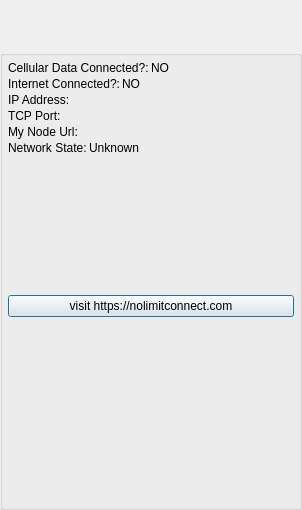
<?xml version="1.0" encoding="UTF-8"?>
<ui version="4.0">
 <class>ActivityNetworkStatusClass</class>
 <widget class="QDialog" name="ActivityNetworkStatusClass">
  <property name="geometry">
   <rect>
    <x>0</x>
    <y>0</y>
    <width>302</width>
    <height>510</height>
   </rect>
  </property>
  <property name="minimumSize">
   <size>
    <width>0</width>
    <height>0</height>
   </size>
  </property>
  <property name="maximumSize">
   <size>
    <width>16777215</width>
    <height>16777215</height>
   </size>
  </property>
  <property name="windowTitle">
   <string>About P2PThing</string>
  </property>
  <layout class="QVBoxLayout" name="verticalLayout">
   <property name="spacing">
    <number>0</number>
   </property>
   <property name="leftMargin">
    <number>0</number>
   </property>
   <property name="topMargin">
    <number>0</number>
   </property>
   <property name="rightMargin">
    <number>0</number>
   </property>
   <property name="bottomMargin">
    <number>0</number>
   </property>
   <item>
    <widget class="TitleBarWidget" name="m_TitleBarWidget" native="true">
     <property name="sizePolicy">
      <sizepolicy hsizetype="Preferred" vsizetype="Preferred">
       <horstretch>0</horstretch>
       <verstretch>0</verstretch>
      </sizepolicy>
     </property>
     <property name="minimumSize">
      <size>
       <width>0</width>
       <height>50</height>
      </size>
     </property>
     <property name="maximumSize">
      <size>
       <width>16777215</width>
       <height>16777215</height>
      </size>
     </property>
    </widget>
   </item>
   <item>
    <widget class="QGroupBox" name="StyledDlgItemsBox">
     <property name="minimumSize">
      <size>
       <width>0</width>
       <height>0</height>
      </size>
     </property>
     <property name="title">
      <string/>
     </property>
     <layout class="QVBoxLayout" name="verticalLayout_2">
      <property name="spacing">
       <number>2</number>
      </property>
      <property name="leftMargin">
       <number>5</number>
      </property>
      <property name="topMargin">
       <number>5</number>
      </property>
      <property name="rightMargin">
       <number>5</number>
      </property>
      <property name="bottomMargin">
       <number>5</number>
      </property>
      <item>
       <layout class="QHBoxLayout" name="horizontalLayout_4">
        <item>
         <widget class="QLabel" name="m_CellNetworkTitle">
          <property name="text">
           <string>Cellular Data Connected?:</string>
          </property>
         </widget>
        </item>
        <item>
         <widget class="QLabel" name="m_CellNetworkStateLabel">
          <property name="sizePolicy">
           <sizepolicy hsizetype="Expanding" vsizetype="Preferred">
            <horstretch>0</horstretch>
            <verstretch>0</verstretch>
           </sizepolicy>
          </property>
          <property name="text">
           <string>NO</string>
          </property>
         </widget>
        </item>
       </layout>
      </item>
      <item>
       <layout class="QHBoxLayout" name="horizontalLayout_3">
        <item>
         <widget class="QLabel" name="m_InternetConnectedTitle">
          <property name="text">
           <string>Internet Connected?:</string>
          </property>
         </widget>
        </item>
        <item>
         <widget class="QLabel" name="m_InternetConnectedStateLabel">
          <property name="sizePolicy">
           <sizepolicy hsizetype="Expanding" vsizetype="Preferred">
            <horstretch>0</horstretch>
            <verstretch>0</verstretch>
           </sizepolicy>
          </property>
          <property name="text">
           <string>NO</string>
          </property>
         </widget>
        </item>
       </layout>
      </item>
      <item>
       <layout class="QHBoxLayout" name="horizontalLayout_2">
        <item>
         <widget class="QLabel" name="m_IPAddressTitle">
          <property name="text">
           <string>IP Address:</string>
          </property>
         </widget>
        </item>
        <item>
         <widget class="QLabel" name="m_IPAddressValueLabel">
          <property name="sizePolicy">
           <sizepolicy hsizetype="Expanding" vsizetype="Preferred">
            <horstretch>0</horstretch>
            <verstretch>0</verstretch>
           </sizepolicy>
          </property>
          <property name="text">
           <string/>
          </property>
         </widget>
        </item>
       </layout>
      </item>
      <item>
       <layout class="QHBoxLayout" name="horizontalLayout">
        <item>
         <widget class="QLabel" name="m_TcpPortTitle">
          <property name="text">
           <string>TCP Port:</string>
          </property>
         </widget>
        </item>
        <item>
         <widget class="QLabel" name="m_TcpPortValueLabel">
          <property name="sizePolicy">
           <sizepolicy hsizetype="Expanding" vsizetype="Preferred">
            <horstretch>0</horstretch>
            <verstretch>0</verstretch>
           </sizepolicy>
          </property>
          <property name="text">
           <string/>
          </property>
         </widget>
        </item>
       </layout>
      </item>
      <item>
       <layout class="QHBoxLayout" name="horizontalLayout_7">
        <item>
         <widget class="QLabel" name="m_MyNodeUrlTitle">
          <property name="text">
           <string>My Node Url:</string>
          </property>
         </widget>
        </item>
        <item>
         <widget class="QLabel" name="m_MyNodeUrlValueLabel">
          <property name="sizePolicy">
           <sizepolicy hsizetype="Expanding" vsizetype="Preferred">
            <horstretch>0</horstretch>
            <verstretch>0</verstretch>
           </sizepolicy>
          </property>
          <property name="text">
           <string notr="true"/>
          </property>
         </widget>
        </item>
       </layout>
      </item>
      <item>
       <layout class="QHBoxLayout" name="horizontalLayout_5">
        <item>
         <widget class="QLabel" name="m_P2PWebNetStateTitle">
          <property name="text">
           <string>Network State:</string>
          </property>
         </widget>
        </item>
        <item>
         <widget class="QLabel" name="m_P2PWebNetStateValueLabel">
          <property name="sizePolicy">
           <sizepolicy hsizetype="MinimumExpanding" vsizetype="Preferred">
            <horstretch>0</horstretch>
            <verstretch>0</verstretch>
           </sizepolicy>
          </property>
          <property name="text">
           <string>Unknown</string>
          </property>
         </widget>
        </item>
       </layout>
      </item>
      <item>
       <spacer name="verticalSpacer_2">
        <property name="orientation">
         <enum>Qt::Vertical</enum>
        </property>
        <property name="sizeType">
         <enum>QSizePolicy::Fixed</enum>
        </property>
        <property name="sizeHint" stdset="0">
         <size>
          <width>20</width>
          <height>10</height>
         </size>
        </property>
       </spacer>
      </item>
      <item>
       <widget class="QLabel" name="m_NetStatLine1">
        <property name="text">
         <string/>
        </property>
       </widget>
      </item>
      <item>
       <widget class="QLabel" name="m_NetStatLine2">
        <property name="text">
         <string/>
        </property>
       </widget>
      </item>
      <item>
       <widget class="QLabel" name="m_NetStatLine3">
        <property name="text">
         <string/>
        </property>
       </widget>
      </item>
      <item>
       <widget class="QLabel" name="m_NetStatLine4">
        <property name="text">
         <string/>
        </property>
       </widget>
      </item>
      <item>
       <widget class="QLabel" name="m_NetStatLine5">
        <property name="text">
         <string/>
        </property>
       </widget>
      </item>
      <item>
       <widget class="QLabel" name="m_NetStatLine6">
        <property name="text">
         <string/>
        </property>
       </widget>
      </item>
      <item>
       <widget class="QLabel" name="m_NetStatLine7">
        <property name="text">
         <string/>
        </property>
       </widget>
      </item>
      <item>
       <widget class="QLabel" name="m_NetStatLine8">
        <property name="text">
         <string/>
        </property>
       </widget>
      </item>
      <item>
       <widget class="QPushButton" name="gotoWebsiteButton">
        <property name="text">
         <string>visit https://nolimitconnect.com</string>
        </property>
       </widget>
      </item>
      <item>
       <widget class="NetworkTestWidget" name="m_NetworkTestWidget" native="true">
        <property name="sizePolicy">
         <sizepolicy hsizetype="Expanding" vsizetype="Expanding">
          <horstretch>0</horstretch>
          <verstretch>0</verstretch>
         </sizepolicy>
        </property>
       </widget>
      </item>
     </layout>
    </widget>
   </item>
   <item>
    <widget class="BottomBarWidget" name="m_BottomBarWidget" native="true">
     <property name="sizePolicy">
      <sizepolicy hsizetype="Expanding" vsizetype="Minimum">
       <horstretch>0</horstretch>
       <verstretch>0</verstretch>
      </sizepolicy>
     </property>
     <property name="minimumSize">
      <size>
       <width>30</width>
       <height>0</height>
      </size>
     </property>
     <property name="autoFillBackground">
      <bool>true</bool>
     </property>
    </widget>
   </item>
  </layout>
 </widget>
 <customwidgets>
  <customwidget>
   <class>TitleBarWidget</class>
   <extends>QWidget</extends>
   <header>TitleBarWidget.h</header>
   <container>1</container>
  </customwidget>
  <customwidget>
   <class>BottomBarWidget</class>
   <extends>QWidget</extends>
   <header location="global">BottomBarWidget.h</header>
   <container>1</container>
  </customwidget>
  <customwidget>
   <class>NetworkTestWidget</class>
   <extends>QWidget</extends>
   <header>NetworkTestWidget.h</header>
   <container>1</container>
  </customwidget>
 </customwidgets>
 <resources/>
 <connections/>
</ui>
